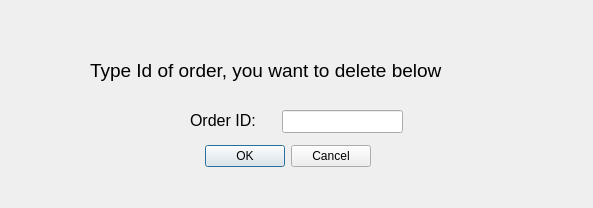
<?xml version="1.0" encoding="UTF-8"?>
<ui version="4.0">
 <class>DeleteDialog</class>
 <widget class="QDialog" name="DeleteDialog">
  <property name="geometry">
   <rect>
    <x>0</x>
    <y>0</y>
    <width>593</width>
    <height>208</height>
   </rect>
  </property>
  <property name="windowTitle">
   <string>Dialog</string>
  </property>
  <widget class="QDialogButtonBox" name="buttonBox">
   <property name="geometry">
    <rect>
     <x>200</x>
     <y>140</y>
     <width>171</width>
     <height>32</height>
    </rect>
   </property>
   <property name="orientation">
    <enum>Qt::Horizontal</enum>
   </property>
   <property name="standardButtons">
    <set>QDialogButtonBox::Cancel|QDialogButtonBox::Ok</set>
   </property>
  </widget>
  <widget class="QLabel" name="ordersList">
   <property name="geometry">
    <rect>
     <x>90</x>
     <y>50</y>
     <width>411</width>
     <height>41</height>
    </rect>
   </property>
   <property name="font">
    <font>
     <pointsize>14</pointsize>
    </font>
   </property>
   <property name="text">
    <string>Type Id of order, you want to delete below</string>
   </property>
  </widget>
  <widget class="QLabel" name="label_3">
   <property name="geometry">
    <rect>
     <x>190</x>
     <y>100</y>
     <width>81</width>
     <height>41</height>
    </rect>
   </property>
   <property name="font">
    <font>
     <pointsize>12</pointsize>
    </font>
   </property>
   <property name="text">
    <string>Order ID:</string>
   </property>
  </widget>
  <widget class="QLineEdit" name="appId">
   <property name="geometry">
    <rect>
     <x>282</x>
     <y>110</y>
     <width>121</width>
     <height>23</height>
    </rect>
   </property>
  </widget>
 </widget>
 <resources/>
 <connections>
  <connection>
   <sender>buttonBox</sender>
   <signal>accepted()</signal>
   <receiver>DeleteDialog</receiver>
   <slot>accept()</slot>
   <hints>
    <hint type="sourcelabel">
     <x>248</x>
     <y>254</y>
    </hint>
    <hint type="destinationlabel">
     <x>157</x>
     <y>274</y>
    </hint>
   </hints>
  </connection>
  <connection>
   <sender>buttonBox</sender>
   <signal>rejected()</signal>
   <receiver>DeleteDialog</receiver>
   <slot>reject()</slot>
   <hints>
    <hint type="sourcelabel">
     <x>316</x>
     <y>260</y>
    </hint>
    <hint type="destinationlabel">
     <x>286</x>
     <y>274</y>
    </hint>
   </hints>
  </connection>
 </connections>
</ui>
